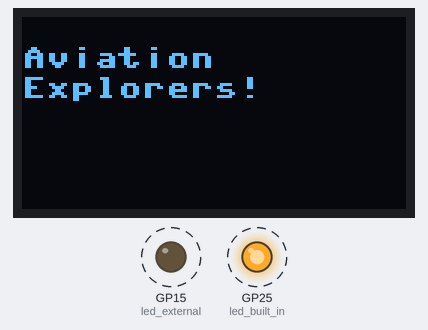
Bench run of a program on a simulated Raspberry Pi Pico running MicroPython. Parts: 128×64 one-colour display, output pins drawn as LEDs (lit = HIGH). Dashed ring = blinking. Library files of the repository ran but are not shown: ssd1306.py; what the program prints to the serial console is not drawn.

Above: at 0.1 s.
Timing chart, 0 to 130.0 s (numbered marks = the images above):
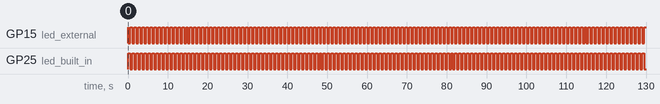

The program:

main.py
```python
import machine
from machine import Pin, SoftI2C
import ssd1306
import time
from time import sleep

led_built_in = machine.Pin('LED', machine.Pin.OUT) #configure LED Pin as an output pin and create and led object for Pin class
led_external = machine.Pin(15, machine.Pin.OUT) #configure GPIO-15 Pin as an output pin and create and led object for Pin class
led_built_in.value(True)  #turn on the LED
led_external.value(True)

i2c = machine.SoftI2C(scl=machine.Pin(5), sda=machine.Pin(4))
print('Scanning I2C bus.')
devices = i2c.scan() # this returns a list of devices
device_count = len(devices)
if device_count == 0:
    print('No i2c device found.')
else:
    print(device_count, 'devices found.')
    oled_width = 128
    oled_height = 64
    oled = ssd1306.SSD1306_I2C(oled_width, oled_height, i2c)
    oled.fill(0)
    oled.text('Aviation', 0, 10)
    oled.text('Explorers!', 0, 20)
    oled.show()
for device in devices:
    print('Decimal address:', device, ", Hex address: ", hex(device))

while True:
  led_built_in.value(True)  #turn on the LED
  led_external.value(False)
  time.sleep_ms(500)   #wait for one half second
  led_built_in.value(False)  #turn off the LED
  led_external.value(True)
  time.sleep_ms(500)   #wait for one half second
  
```

Measured:
- by itself, GP15 (led_external), GP25 (led_built_in): alternates HIGH for 0.50 s and LOW for 0.50 s
